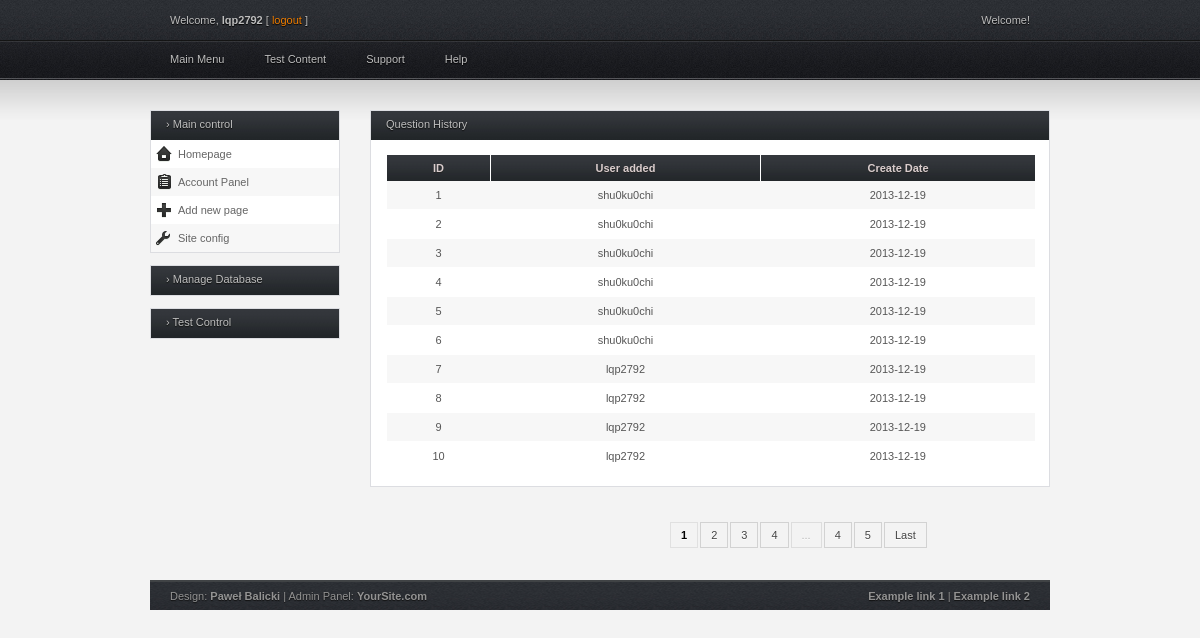
/layout/Account/QuestionHistory/ (signed in), run on the app's committed database.
### tables this page shows
CREATE TABLE IF NOT EXISTS `questions_info` (
  `qid` int(11) NOT NULL,
  `user_added` varchar(32) NOT NULL,
  `date_added` date NOT NULL,
  PRIMARY KEY (`qid`)
);

### index.php (called while the page is built, shortened)
<?php
    include('model/DatabaseModel.php');
    $uri = $_SERVER['REQUEST_URI'];
    $uri = rtrim($uri, '/');
    $uri = ltrim($uri, '/');
    $data = explode("/", $uri);
   if(count($data) == 1) {
       $controller = "Controller";
   } else {
       if(isset($data[2])) $action=$data[2];
   }
   $c = new $controller();
   if(isset($action)) {
       $c->set_action($action);
   }
   $c->invoke();
?>

### model/DatabaseModel.php (called while the page is built, shortened)
<?php
    class DatabaseModel {
        public $DB_USER;
        public $DB_PASSWORD;
        public $DB_HOST;
        public $DB_NAME;
        function __construct() {
            $info = array();
            $f = fopen('config/config.txt', "r");
            if($f) {
                while(($buffer = fgets($f)) != false) {
                    $buffer = explode(",", $buffer);
                    $info[$buffer[0]] = $buffer[1];
                }
            }
            $this->DB_USER = trim($info['DB_USER']);
            $this->DB_PASSWORD = trim($info['DB_PASSWORD']);
            $this->DB_HOST = trim($info['DB_HOST']);
            $this->DB_NAME = trim($info['DB_NAME']);
        }
        function loadDatabase(){
            $dbc = mysqli_connect($this->DB_HOST, $this->DB_USER,  $this->DB_PASSWORD, $this->DB_NAME);
            if(!$dbc) {
                echo 'Failed to connect to MySQL:'.mysqli_connect_error();
            } else {
                mysqli_set_charset($dbc, 'utf8');
                return $dbc;
            }
        }
        function query($dbc, $query) {
            $r = mysqli_query($dbc, $query);
            return $r;
        }
    }
?>

### view/QuestionHistoryView.php (the view, shortened to what this page needs)
<div class="full_w">
    <div class="h_title">Question History</div>
    <table>
        <thead>
        <tr>
            <th scope="col">ID</th>
            <th scope="col">User added</th>
            <th scope="col">Create Date</th>
        </tr>
        </thead>
        <tbody>
        <?php
        for($j=0;$j<10;$j++) {
            $row = $result->fetch_assoc();
            echo "<tr>";
            echo "<td class='align-center'>".$row['qid']."</td>";
            echo "<td class='align-center'>".$row['user_added']."</td>";
            echo "<td class='align-center'>".$row['date_added']."</td>";
            echo "</tr>";
        }
        echo "</table>";
        echo "</div>";
        echo "<div class='entry'>";
        echo "<div class='pagination'>";
        switch($page){
            case 1:
                echo "<span class='active'>".($page)."</span>";
                echo "<a href='Account/QuestionHistory/".++$page."/'>".($page)."</a>";
                echo "<a href='Account/QuestionHistory/".++$page."/'>".($page)."</a>";
                echo "<a href='Account/QuestionHistory/".++$page."/'>".($page)."</a>";
                echo "<span>...</span>";
                echo "<a href='Account/QuestionHistory/".($num_page-1)."/'>".($num_page-1)."</a>";
                echo "<a href='Account/QuestionHistory/".($num_page)."/'>".$num_page."</a>";
                echo "<a href='Account/QuestionHistory/".($num_page)."/'>Last</a>";
                break;
        }
        echo "</div>";
        ?>

### public/css/style.css (style rules this page uses)
* { margin: 0; padding: 0; }
body { background: #f3f3f3 url(../img/bg_top.jpg) repeat-x; color: #bebebe; font-family: Tahoma, Arial, Helvetica, sans-serif; font-size: 11px; margin: 0; }
a { text-decoration: none; }
#content tr:nth-child(even) { background: #ffffff; }
#content tr:nth-child(odd) { background: #f7f7f7; }
#main .full_w { background: #ffffff; border: 1px solid #DCDDE1; color: #848484; margin: 0 0 20px 0; }
#main .full_w .h_title, #main .half_w .h_title { background: url(../img/bg_box_head.jpg) repeat-x; color: #bebebe; font-size: 11px; font-weight: normal; height: 22px; padding: 7px 0 0 15px; text-shadow: #0E0E0E 0px 1px 1px; }
table { border-collapse: collapse; margin: 15px; width: 650px; }
table th { background: url(../img/bg_box_head.jpg) repeat-x; color: #DACDCD; border-left: 1px solid #ffffff; border-right: 1px solid #ffffff; font-size: 11px; font-weight: bold; padding: 7px; text-shadow: 0px 1px #242424; }
table tr { border-left: 1px solid #ffffff; border-right: 1px solid #ffffff; }
table td { border-bottom: 1px solid #ffffff; border-top: 1px solid ffffff; color: #565656; padding: 8px; }
.pagination { margin: 5px auto; padding: 12px 0; text-align: center; }
.pagination a { border:solid 1px #d2d2d2; color: #444444; margin-right:2px; }
.pagination span { border:solid 1px #ddd; margin-right:2px; }
.pagination .active { border:solid 1px #e0e0e0; color:#000; font-weight:bold; }
.pagination a:link, .pagination a:visited { padding:6px 10px; text-decoration:none; }
.pagination span { color:#b6b6b6; padding:6px 10px; text-decoration:none; }
#footer { background: url(../img/bg_top.jpg) repeat-x top center; border-top: 2px solid #404345; color: #939393; float: left; margin: 0 auto; padding: 8px 20px; text-shadow: #111111 0px 1px 1px; width: 860px; }
#footer a { color: #939393; font-weight: bold; }
.entry { color: #444; margin: 5px 0; padding: 5px 300px; text-shadow: 0px 1px #ffffff; }
.left { float: left; }
.right { float: right; }
.align-center { text-align: center; }

### data on the page
questions_info: qid "1", user_added "shu0ku0chi", date_added "2013-12-19"
questions_info: qid "2", user_added "shu0ku0chi", date_added "2013-12-19"
questions_info: qid "3", user_added "shu0ku0chi", date_added "2013-12-19"
questions_info: qid "4", user_added "shu0ku0chi", date_added "2013-12-19"
questions_info: qid "5", user_added "shu0ku0chi", date_added "2013-12-19"
questions_info: qid "6", user_added "shu0ku0chi", date_added "2013-12-19"
questions_info: qid "7", user_added "lqp2792", date_added "2013-12-19"
questions_info: qid "8", user_added "lqp2792", date_added "2013-12-19"
questions_info: qid "9", user_added "lqp2792", date_added "2013-12-19"
questions_info: qid "10", user_added "lqp2792", date_added "2013-12-19"

### other printed values
$_SESSION['username'] "lqp2792"
$page "1"
$page "2"
$page "3"
$page "4"
$num_page-1 "4"
$num_page "5"
